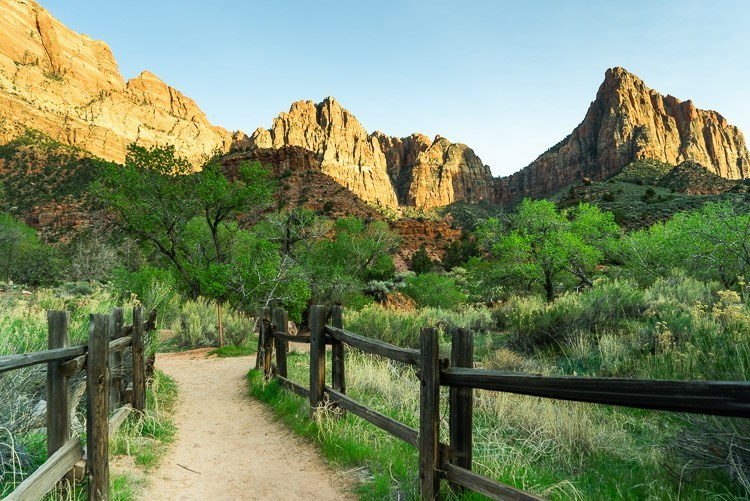
#> input picture Introduction to Images/test.jpg, 750 x 501 px
$ jupyter execute 'Convolution-Custom Coded.ipynb'
#> lines starting #> are read from the running program, lines starting #| are printed output that depends on the picture; after the words box and inside, x2 and y2 are one past the last pixel; in counts of white or black regions, pixels touching at a corner belong together
[cell 1]
import cv2
import numpy as np
import matplotlib.pyplot as plt

[cell 2]
img = cv2.imread('test.jpg',0)
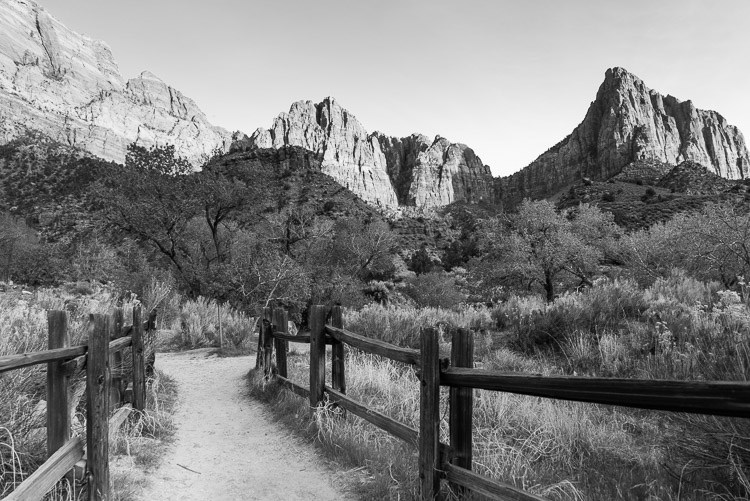
#> img: shape (501, 750); min 0, max 255, mean 127.2

[cell 3]
plt.imshow(img)

[cell 4]
c = [[1,1,1],[1,1,1],[1,1,1]]

# Zero Padding

[cell 5]
zimg = np.zeros((len(img)+2,len(img[0])+2),dtype = np.uint8)
#> zimg: shape (503, 752); every value is 0

[cell 6]
zimg[1:len(img)+1,1:len(img[0])+1] = img
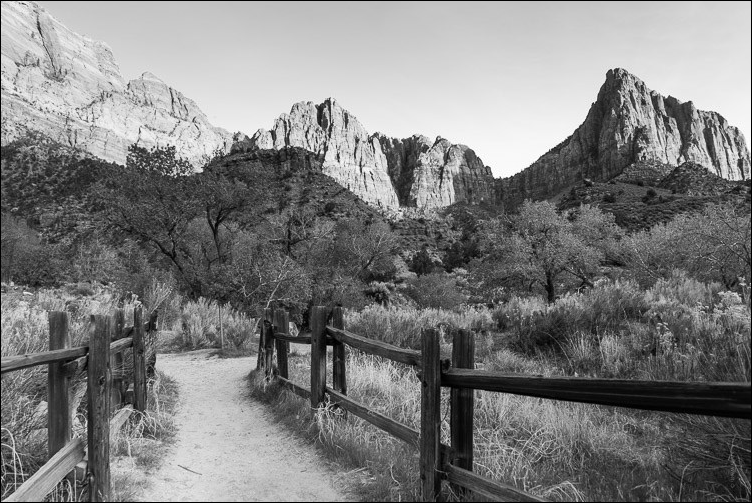
#> zimg: shape (503, 752); min 0, max 255, mean 126.3

[cell 7]
img.shape
#> Out = (501, 750)

[cell 8]
zimg.shape
#> Out = (503, 752)

[cell 9]
zimg

[cell 10]
cimg = img.copy()
for i in range(1,img.shape[0]+1):
    for j in range(1,img.shape[1]+1):
        s = 0
        s += zimg[i-1][j-1] * c[0][0]
        s += zimg[i-1][j] * c[0][1]
        s += zimg[i-1][j+1] * c[0][2]
        s += zimg[i][j-1] * c[1][0]
        s += zimg[i][j] * c[1][1]
        s += zimg[i][j+1] * c[1][2]
        s += zimg[i+1][j-1] * c[2][0]
        s += zimg[i+1][j] * c[2][1]
        s += zimg[i+1][j+1] * c[2][2]
        s = s//9
        cimg[i-1][j-1] = s

[cell 11]
cv2.imshow('Zero',cimg)
cv2.imshow('Original',img)
cv2.waitKey(0)
cv2.destroyAllWindows()

# Mirroring

[cell 12]
mimg = np.zeros((len(img)+2,len(img[0])+2),dtype = np.uint8)
mimg[1:len(img)+1,1:len(img[0])+1] = img

[cell 13]
sh = img.shape
#> sh = (501, 750)

[cell 14]
mimg[0][0] = img[0][0]
#> mimg: shape (503, 752); under 0.01% of pixels changed, all inside (x1, y1, x2, y2) = (0, 0, 1, 1)
mimg[sh[0]+1][sh[1]+1] = img[sh[0]-1][sh[1]-1]
#> mimg: shape (503, 752); min 0, max 255, mean 126.3
mimg[sh[0]+1][0] = img[sh[0]-1][0]
#> mimg: shape (503, 752); min 0, max 255, mean 126.3
mimg[0][len(img)+1] = img[0][len(img)-1]
#> mimg: shape (503, 752); min 0, max 255, mean 126.3
mimg[0][sh[1]+1] = img[0][sh[1]-1]
#> mimg: shape (503, 752); min 0, max 255, mean 126.3
mimg[0,1:sh[1]+1] = img[0,:]
mimg[sh[0]+1,1:sh[1]+1] = img[sh[0]-1,:]
mimg[1:sh[0]+1,0]  = img[:,0]
mimg[1:sh[0]+1,sh[1]+1] = img[:,sh[1]-1]
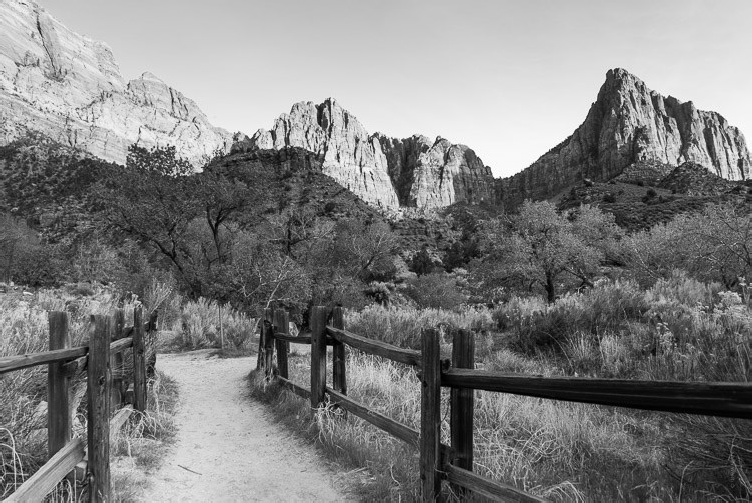
#> mimg: shape (503, 752); min 0, max 255, mean 127.3

[cell 15]
mimg

[cell 16]
c1img = img.copy()
for i in range(1,img.shape[0]+1):
    for j in range(1,img.shape[1]+1):
        s = 0
        s += mimg[i-1][j-1] * c[0][0]
        s += mimg[i-1][j] * c[0][1]
        s += mimg[i-1][j+1] * c[0][2]
        s += mimg[i][j-1] * c[1][0]
        s += mimg[i][j] * c[1][1]
        s += mimg[i][j+1] * c[1][2]
        s += mimg[i+1][j-1] * c[2][0]
        s += mimg[i+1][j] * c[2][1]
        s += mimg[i+1][j+1] * c[2][2]
        s = s//9
        c1img[i-1][j-1] = s

[cell 17]
cv2.imshow('mirror',c1img)
cv2.imshow('original',img)
cv2.waitKey(0)
cv2.destroyAllWindows()

# Crop-off

[cell 18]
crimg = np.zeros((len(img)-2,len(img[0])-2),dtype = np.uint8)
#> crimg: shape (499, 748); every value is 0

[cell 19]
for i in range(1,img.shape[0]-1):
    for j in range(1,img.shape[1]-1):
        s = 0
        s += img[i-1][j-1] * c[0][0]
        s += img[i-1][j] * c[0][1]
        s += img[i-1][j+1] * c[0][2]
        s += img[i][j-1] * c[1][0]
        s += img[i][j] * c[1][1]
        s += img[i][j+1] * c[1][2]
        s += img[i+1][j-1] * c[2][0]
        s += img[i+1][j] * c[2][1]
        s += img[i+1][j+1] * c[2][2]
        s = s//9
        if(s>=0):
            crimg[i-1][j-1] = s
        else:
            crimg[i-1][j-1] = 0
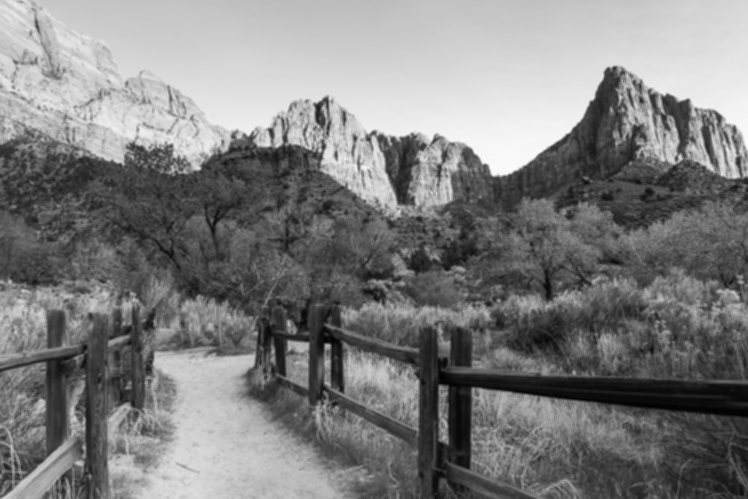
#> crimg: shape (499, 748); min 1, max 251, mean 126.6

[cell 20]
cv2.imshow('croped',crimg)
cv2.imshow('original',img)
cv2.waitKey(0)
cv2.destroyAllWindows()

[cell 21]
crimg.shape
#> Out = (499, 748)

[cell 22]
img.shape
#> Out = (501, 750)
